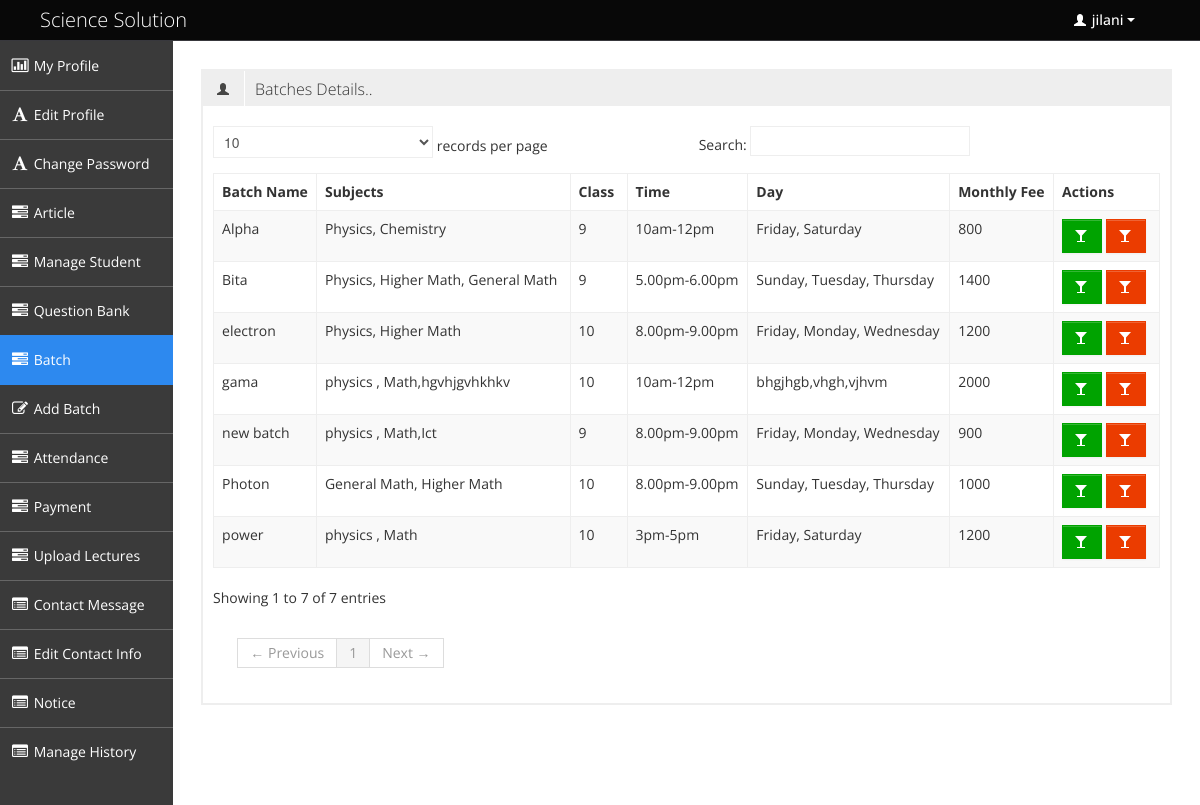
The page /admin/batch.php (signed in) on the database its author committed.
### tables this page shows
CREATE TABLE IF NOT EXISTS `tbl_batch` (
`batch_id` int(20) NOT NULL,
  `batch_name` varchar(50) NOT NULL,
  `subjects` varchar(100) NOT NULL,
  `class` int(50) NOT NULL,
  `time` varchar(50) NOT NULL,
  `day` varchar(50) NOT NULL,
  `fee` int(20) NOT NULL,
  `deletion_status` tinyint(1) NOT NULL DEFAULT '0'
);

### admin/batch.php (called while the page is built, shortened)
<?php
include './admin_master.php';

### admin/admin.php (called while the page is built, shortened)
<?php
class Admin {
    public function __construct() {
        $host_name = 'localhost';
        $user_name = 'root';
        $password = '';
        $db_name = 'sciencesolution';
        $con = mysqli_connect($host_name, $user_name, $password);
        if ($con) {
            $db_select = mysqli_select_db($con, $db_name);
            if ($db_select) {
                return $con;
            } else {
                die('Database not selected' . mysqli_error($con));
            }
        } else {
            die('Database server connection fail' . mysqli_error($con));
        }
    }
     public function select_all_batch_info(){
        $con = $this->__construct();
        $sql = "SELECT * FROM tbl_batch WHERE deletion_status = 0 ";
        if (mysqli_query($con, $sql)) {
            $query_result = mysqli_query($con, $sql);
            return $query_result;
        } else {
            die('Query problem' . mysqli_error($con));
        }
    }
}

### admin/pages/batch_page_content.php (the view, shortened to what this page needs)
<?php
   $query_result=$obj_admin->select_all_batch_info();
?>
<div class="row-fluid sortable">
    <div class="box span12">
        <div class="box-header" data-original-title>
            <h2><i class="halflings-icon user"></i><span class="break"></span>Batches Details..</h2>
        </div>
        <div class="box-content">
            <h4>
            </h4>
            <table class="table table-striped table-bordered bootstrap-datatable datatable">
                <thead>
                    <tr>
                        <th> Batch Name</th>
                        <th>Subjects</th>
                        <th>Class </th>
                         <th>Time</th>
                          <th>Day</th>
                           <th>Monthly Fee</th>
                        <th>Actions</th>
                    </tr>
                </thead>
                <tbody>
                    <?php while ($qu_info=  mysqli_fetch_assoc($query_result)) { ?>
                    <tr>
                        <td><?php echo $qu_info['batch_name']; ?></td>
                        <td class="center"><?php echo $qu_info['subjects']; ?></td>
                        <td class="center"><?php echo $qu_info['class']; ?></td>
                        <td class="center"><?php echo $qu_info['time']; ?></td>
                         <td class="center"><?php echo $qu_info['day']; ?></td>
                          <td class="center"><?php echo $qu_info['fee']; ?></td>
                        <td class="center">
                           <a class="btn btn-success" href="?p_status=published&user_id=<?php echo $qu_info['user_id']; ?>" title=" Not Published">
                                <i class="halflings-icon white box-icon"></i>
                            </a>
                            <a class="btn btn-danger" href="?p_status=published&user_id=<?php echo $qu_info['user_id']; ?>" title=" Not Published">
                                <i class="halflings-icon white danger"></i>
                            </a>
                        </td>
                    </tr>
                    <?php } ?>
                </tbody>
            </table>
        </div>
    </div>
</div>

### admin/css/style.css (style rules this page uses)
body { background: #F5F5F5; color: #333; border: none; font-family: 'Open Sans', sans-serif; font-weight: 400; }
a { color: #646464; }
h2 { font-size: 16px; line-height: 16px; }
h4 { font-size: 14px; line-height: 14px; }
.box { border: 2px solid #eee; background: #fff !important; margin-bottom: 28px; }
.box-header { height: 16px; font-size: 16px; line-height: 16px; padding: 10px; background: #eee; -webkit-box-shadow: none; -moz-box-shadow: none; box-shadow: none; overflow: hidden; }
.box-header h2 { float:left; margin-top: 0px; font-weight: 300; }
.box-header h2 i { margin: 0px 3px 0px 4px; opacity: .8; filter: alpha(opacity=80); -ms-filter:"progid:DXImageTransform.Microsoft.Alpha(Opacity=80)"; }
.box-content { position: relative; z-index: 50; margin-top: -1px; padding: 10px; background: #fff !important; }
.btn { display: inline-block; padding: 6px 12px; margin-bottom: 0; font-size: 14px; font-weight: 500; line-height: 20px; text-align: center; white-space: nowrap; vertical-align: middle; cursor: pointer; border: 1px solid #a7a9aa; -webkit-border-radius: 0px !important; border-radius: 0px !important; }
.btn i { margin-top: 2px; }
.btn { color: #ffffff; background-color: #a7a9aa; border-color: #a7a9aa; background-image: none; filter: none; text-shadow: none; }
.btn-danger { background-color: #EB3C00; border-color: #EB3C00; }
.btn-success { background-color: #00A300; border-color: #00A300; }
.table th, .table td { border-top: 1px solid #eee; }
.table-bordered { border-color: #eee; -webkit-border-radius: 0px !important; -moz-border-radius: 0px !important; border-radius: 0px !important; }
.table-bordered th, .table-bordered td { border-left: 1px solid #eee; }
.table-bordered thead:first-child tr:first-child > th:first-child, .table-bordered tbody:first-child tr:first-child > td:first-child, .table-bordered tbody:first-child tr:first-child > th:first-child { -webkit-border-radius: 0px !important; -moz-border-radius: 0px !important; border-radius: 0px !important; }
.table-bordered thead:first-child tr:first-child > th:last-child, .table-bordered tbody:first-child tr:first-child > td:last-child, .table-bordered tbody:first-child tr:first-child > th:last-child { -webkit-border-radius: 0px !important; -moz-border-radius: 0px !important; border-radius: 0px !important; }
.table-bordered thead:last-child tr:last-child > th:first-child, .table-bordered tbody:last-child tr:last-child > td:first-child, .table-bordered tbody:last-child tr:last-child > th:first-child, .table-bordered tfoot:last-child tr:last-child > td:first-child, .table-bordered tfoot:last-child tr:last-child > th:first-child { -webkit-border-radius: 0px !important; -moz-border-radius: 0px !important; border-radius: 0px !important; }
.table-bordered thead:last-child tr:last-child > th:last-child, .table-bordered tbody:last-child tr:last-child > td:last-child, .table-bordered tbody:last-child tr:last-child > th:last-child, .table-bordered tfoot:last-child tr:last-child > td:last-child, .table-bordered tfoot:last-child tr:last-child > th:last-child { -webkit-border-radius: 0px !important; -moz-border-radius: 0px !important; border-radius: 0px !important; }

### admin/css/halflings.css (style rules this page uses)
html, html .halflings { -webkit-font-smoothing: antialiased !important; }
.halflings-icon { display: inline-block; width: 14px; height: 14px; line-height: 14px; vertical-align: text-top; background-image: url(../img/glyphicons_halflings.svg); background-position: 0 0; background-repeat: no-repeat; vertical-align: top; *display: inline; *zoom: 1; *margin-right: .3em; }
.halflings-icon.white { background-image: url(../img/glyphicons_halflings-white.svg); }
.halflings-icon.user { background-position: -168px 0; }

### rows shown on the page
tbl_batch: batch_name "electron", subjects "Physics, Higher Math", class "10", time "8.00pm-9.00pm", day "Friday, Monday, Wednesday", fee "1200"
tbl_batch: batch_name "Photon", subjects "General Math, Higher Math", class "10", time "8.00pm-9.00pm", day "Sunday, Tuesday, Thursday", fee "1000"
tbl_batch: batch_name "Alpha", subjects "Physics, Chemistry", class "9", time "10am-12pm", day "Friday, Saturday", fee "800"
tbl_batch: batch_name "Bita", subjects "Physics, Higher Math, General Math", class "9", time "5.00pm-6.00pm", day "Sunday, Tuesday, Thursday", fee "1400"
tbl_batch: batch_name "gama", subjects "physics , Math,hgvhjgvhkhkv", class "10", time "10am-12pm", day "bhgjhgb,vhgh,vjhvm", fee "2000"
tbl_batch: batch_name "power", subjects "physics , Math", class "10", time "3pm-5pm", day "Friday, Saturday", fee "1200"
tbl_batch: batch_name "new batch", subjects "physics , Math,Ict", class "9", time "8.00pm-9.00pm", day "Friday, Monday, Wednesday", fee "900"

### other values the page prints
$_SESSION['name'] "jilani"
